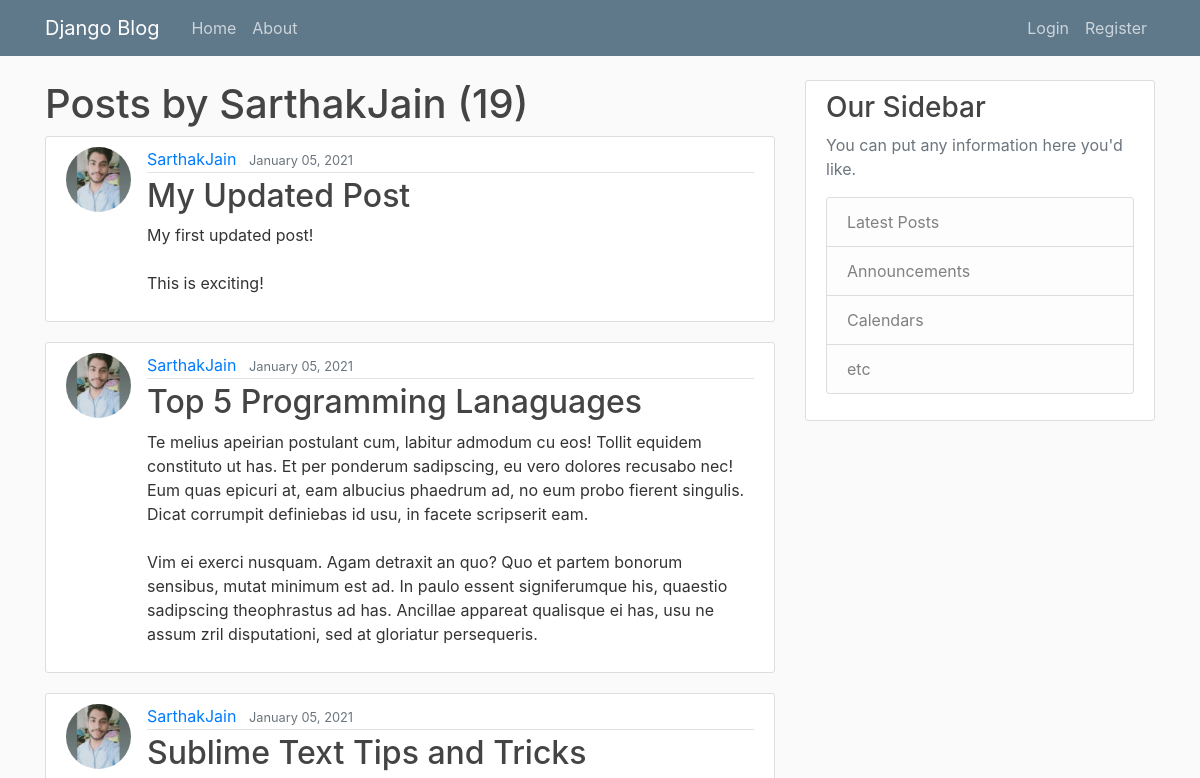
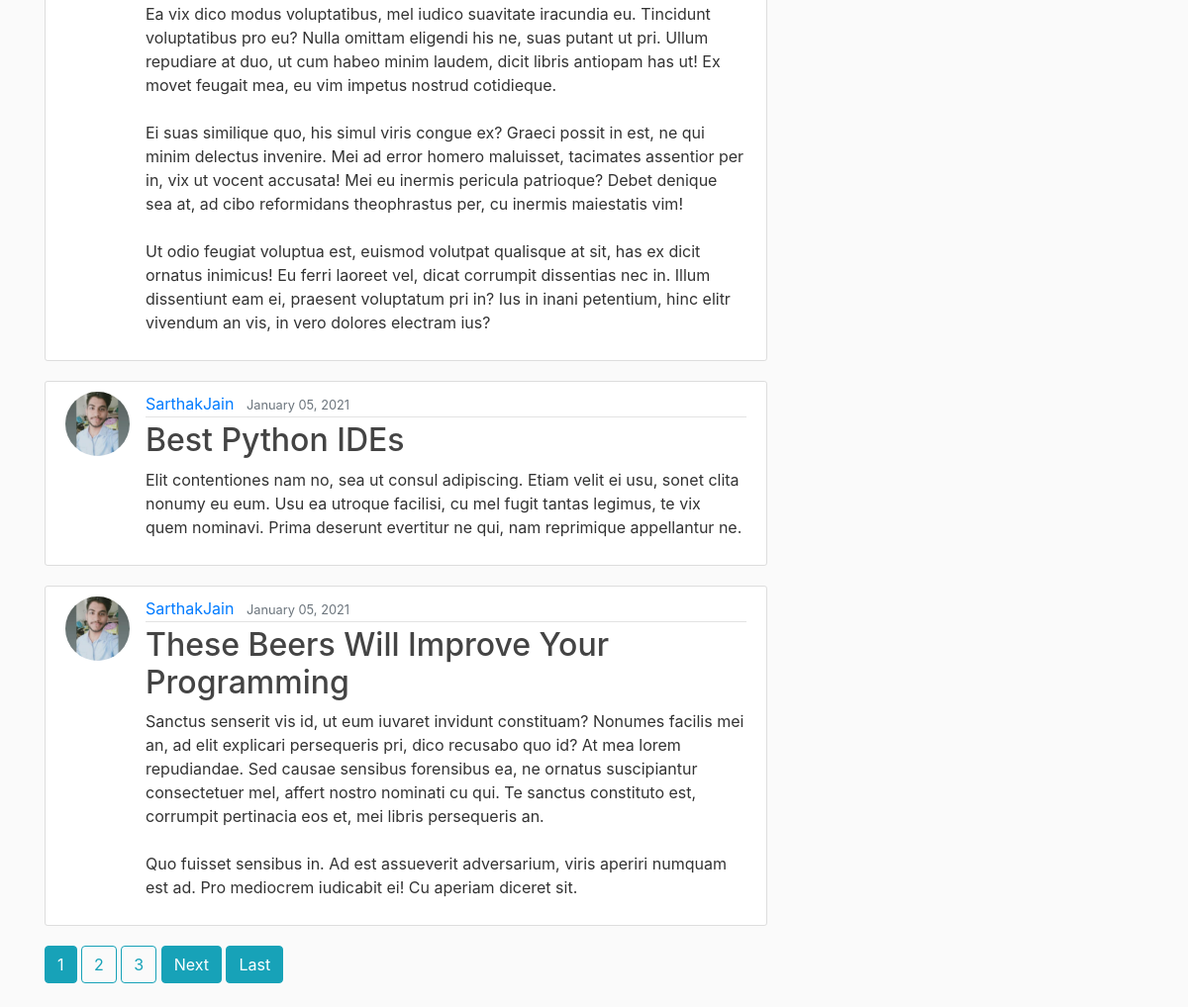
Page /user/SarthakJain/ on the committed database (2 pictures, top to bottom).
### blog/models.py (models this page shows, shortened)
class Post(models.Model):
    title = models.CharField(max_length=100)
    content = models.TextField()
    date_posted = models.DateTimeField(default=timezone.now())
    author = models.ForeignKey(User, on_delete=models.CASCADE)

### users/models.py (models this page shows, shortened)
class Profile(models.Model):
    user = models.OneToOneField(User, on_delete=models.CASCADE)
    image = models.ImageField(default='default.jpg', upload_to='profile_pics')

### blog/views.py (the view)
# urls.py: path('user/<str:username>/', UserPostListView.as_view(), name="user-posts"),
class UserPostListView(ListView):
    model = Post
    template_name = 'blog/user_posts.html'
    context_object_name = 'posts'
    paginate_by = 5
    def get_queryset(self):
        user = get_object_or_404(User, username=self.kwargs.get('username'))
        return Post.objects.filter(author=user).order_by('-date_posted')

### blog/templates/blog/user_posts.html (shortened to what this page needs)
{% extends "blog/base.html" %}
{% block content %}
    <h1 class="nm-3">Posts by {{ view.kwargs.username }} ({{ page_obj.paginator.count }})</h1>
    {% for post in posts %}
        <article class="media content-section">
            <img class="rounded-circle article-img" src="{{ post.author.profile.image.url }}" alt="">
            <div class="media-body">
            <div class="article-metadata">
                <a class="mr-2" href="{% url 'user-posts' post.author.username %}">{{ post.author }}</a>
                <small class="text-muted">{{ post.date_posted|date:"F d, Y" }}</small>
            </div>
            <h2><a class="article-title" href="{% url 'post-detail' post.id %}">{{ post.title }}</a></h2>
            <p class="article-content">{{ post.content }}</p>
            </div>
        </article>
    {% endfor %}
    {% if is_paginated %}
        {% for num in page_obj.paginator.page_range %}
            {% if page_obj.number == num %}
                <a class="btn btn-info mb-4" href="?page={{ num }}">{{ num }}</a>
            {% elif num > page_obj.number|add:'-3' and num < page_obj.number|add:'3' %}
                <a class="btn btn-outline-info mb-4" href="?page={{ num }}">{{ num }}</a>
            {% endif %}
        {% endfor %}
        {% if page_obj.has_next %}
            <a class="btn btn-info mb-4" href="?page={{ page_obj.next_page_number }}">Next</a>
            <a class="btn btn-info mb-4" href="?page={{ page_obj.paginator.num_pages }}">Last</a>
        {% endif %}
    {% endif %}
{% endblock content %}

### blog/static/blog/main.css (style rules this page uses)
body { background: #fafafa; color: #333333; margin-top: 5rem; }
h1, h2, h3, h4, h5, h6 { color: #444444; }
.content-section { background: #ffffff; padding: 10px 20px; border: 1px solid #dddddd; border-radius: 3px; margin-bottom: 20px; }
.article-title { color: #444444; }
.article-content { white-space: pre-line; }
.article-img { height: 65px; width: 65px; margin-right: 16px; }
.article-metadata { padding-bottom: 1px; margin-bottom: 4px; border-bottom: 1px solid #e3e3e3 }

### rows in the picture
Post: author.profile.image (picture), author "SarthakJain", date_posted "January 05, 2021", title "My Updated Post", content "My first updated post! This is exciting!"
Post: author.profile.image (picture), author "SarthakJain", date_posted "January 05, 2021", title "Top 5 Programming Lanaguages", content "Te melius apeirian postulant cum, labitur admodum cu eos! Tollit equidem constituto ut has. Et per ponderum sadipscing, eu vero dolores recusabo nec! Eum quas epicuri at, eam albucius phaedrum ad, no eum probo fierent singulis. Dicat corrumpit definiebas id usu, in facete scripserit eam. Vim ei exerci nusquam. Agam detraxit an quo? Quo et partem bonorum sensibus, mutat minimum est ad. In paulo essent signiferumque his, quaestio sadipscing theophrastus ad has. Ancillae appareat qualisque ei has, usu ne assum zril disputationi, sed at gloriatur persequeris."
Post: author.profile.image (picture), author "SarthakJain", date_posted "January 05, 2021", title "Sublime Text Tips and Tricks", content "Ea vix dico modus voluptatibus, mel iudico suavitate iracundia eu. Tincidunt voluptatibus pro eu? Nulla omittam eligendi his ne, suas putant ut pri. Ullum repudiare at duo, ut cum habeo minim laudem, dicit libris antiopam has ut! Ex movet feugait mea, eu vim impetus nostrud cotidieque. Ei suas similique quo, his simul viris congue ex? Graeci possit in est, ne qui minim delectus invenire. Mei ad error homero maluisset, tacimates assentior per in, vix ut vocent accusata! Mei eu inermis pericula patrioque? Debet denique sea at, ad cibo reformidans theophrastus per, cu inermis maiestatis vim! Ut odio feugiat voluptua est, euismod volutpat qualisque at sit, has ex dicit ornatus inimicus! Eu…"
Post: author.profile.image (picture), author "SarthakJain", date_posted "January 05, 2021", title "Best Python IDEs", content "Elit contentiones nam no, sea ut consul adipiscing. Etiam velit ei usu, sonet clita nonumy eu eum. Usu ea utroque facilisi, cu mel fugit tantas legimus, te vix quem nominavi. Prima deserunt evertitur ne qui, nam reprimique appellantur ne."
Post: author.profile.image (picture), author "SarthakJain", date_posted "January 05, 2021", title "These Beers Will Improve Your Programming", content "Sanctus senserit vis id, ut eum iuvaret invidunt constituam? Nonumes facilis mei an, ad elit explicari persequeris pri, dico recusabo quo id? At mea lorem repudiandae. Sed causae sensibus forensibus ea, ne ornatus suscipiantur consectetuer mel, affert nostro nominati cu qui. Te sanctus constituto est, corrumpit pertinacia eos et, mei libris persequeris an. Quo fuisset sensibus in. Ad est assueverit adversarium, viris aperiri numquam est ad. Pro mediocrem iudicabit ei! Cu aperiam diceret sit."

### other values in the picture
{{ view.kwargs.username }} "SarthakJain"
{{ page_obj.paginator.count }} "19"
{{ num }} "1"
{{ num }} "2" "3"
